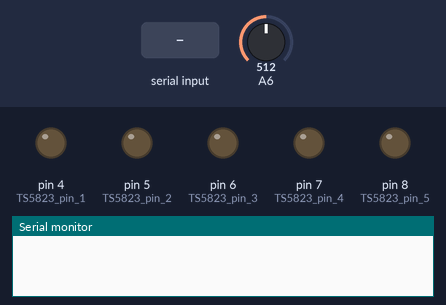
Simulated run of this sketch. Board: Arduino Nano, built with avr-gcc and run on an emulated ATmega328P. Parts: output pins drawn as LEDs (lit = HIGH), the last lines printed to the serial monitor. Inputs (shaded band) come from the test bench; at power-on: A6 = 512.

Above: at 1.2 s.
1.3 s: "]\n" received over Serial
At 4.7 s:
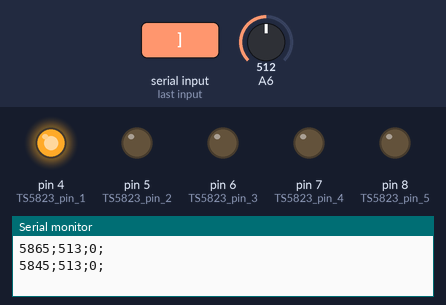
At 5.8 s:
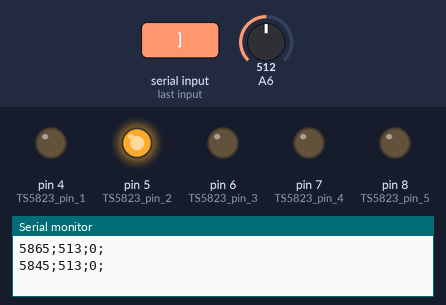
Timing chart, 0 to 23.3 s (numbered marks = the images above; inputs shaded):
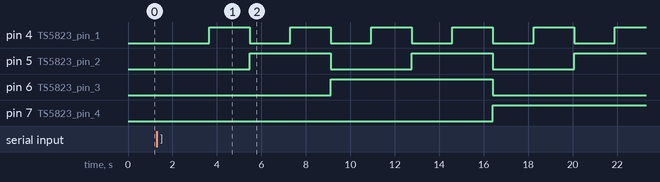

Measured:
- after the input at 1.3 s, pin 4 (TS5823_pin_1): alternates HIGH for 1.8 s and LOW for 1.8 s, starting after 2.3 s; pin 5 (TS5823_pin_2): alternates HIGH for 3.6 s and LOW for 3.6 s, starting after 4.2 s; pin 6 (TS5823_pin_3): LOW → HIGH after 7.8 s, → LOW 7.3 s later; pin 7 (TS5823_pin_4): LOW → HIGH after 15.1 s

The sketch:

ver1.ino
```cpp
#define TS5823_pin_1 4
#define TS5823_pin_2 5
#define TS5823_pin_3 6
#define TS5823_pin_4 7
#define TS5823_pin_5 8

boolean isSweep = false;
boolean sweep_tmp = false;
uint8_t TS5823_frch = 1; //1-32
uint16_t TS5823_frequency_MHz;

String SERIAL_data = "";
boolean SERIAL_isDataReady = false;

//================================== TIMEMACHINE =================================================================
uint32_t TIMEMACHINE_prev_311ms = 0L;
uint32_t TIMEMACHINE_prev_101ms = 0L;

void setup() {
  TS5823_init();
  //  BUTTON_init();
  Serial.begin(57600);
  analogReference(DEFAULT); // 5v
}

void loop() {
  TIMEMACHINE_loop();
}

void serialEvent() {
  while (Serial.available()) {
    char inChar = (char)Serial.read();

    if (inChar == '[') {
      SERIAL_data = "";
      //SERIAL_isDataReady = false;
    }
    else if (inChar == ']') {
      SERIAL_isDataReady = true;
    }
    else {
      SERIAL_data += inChar;
      //SERIAL_isDataReady = false;
    }
  }
}
```

INTERFACE.ino
```cpp
/*
void BUTTON_init() {
  pinMode(BTN_step, INPUT_PULLUP);
  pinMode(LED_pin, OUTPUT);
}

void BUTTON_check() {
  boolean button_state;
  uint32_t  currMillis = millis();
  //BTN STEP
  button_state = digitalRead(BTN_step);
  if (!button_state) {
    if ((currMillis - INTERFACE_action_prev_ms) > 503L) {
      INTERFACE_action_prev_ms = currMillis;
      ADF4351_step_next();
    }
  }
}
*/
```

SERIAL.ino
```cpp
void SERIAL_processData() {
  if (SERIAL_isDataReady) {

    TS5823_startSweep();

    //ready to get new data
    SERIAL_data = "";
    SERIAL_isDataReady = false;
  }
}
```

TIMEMACHINE.ino
```cpp
void TIMEMACHINE_loop() {
  uint32_t  TIMEMACHINE_currMillis = millis();
  if ((TIMEMACHINE_currMillis - TIMEMACHINE_prev_311ms) > 911L) {
    TIMEMACHINE_311ms();
    TIMEMACHINE_prev_311ms = TIMEMACHINE_currMillis;
  }
  if ((TIMEMACHINE_currMillis - TIMEMACHINE_prev_101ms) > 101L) {
    TIMEMACHINE_101ms();
    TIMEMACHINE_prev_101ms = TIMEMACHINE_currMillis;
  }
}

void TIMEMACHINE_311ms() {
   SERIAL_processData();
    TS5823_sweep();
}

void TIMEMACHINE_101ms() {

}
```

TS5823.ino
```cpp
void TS5823_init() {
  pinMode(TS5823_pin_1, OUTPUT);
  pinMode(TS5823_pin_2, OUTPUT);
  pinMode(TS5823_pin_3, OUTPUT);
  pinMode(TS5823_pin_4, OUTPUT);
  pinMode(TS5823_pin_5, OUTPUT);
}

void TS5823_startSweep() {
  isSweep = true;
  sweep_tmp = true;
  TS5823_frch = 1;
}

void TS5823_set_FR1() { //A
  digitalWrite(TS5823_pin_4, LOW); //ON switch
  digitalWrite(TS5823_pin_5, LOW); //ON switch
}
void TS5823_set_FR2() { //B
  digitalWrite(TS5823_pin_4, HIGH); //OFF switch
  digitalWrite(TS5823_pin_5, LOW); //ON switch
}
void TS5823_set_FR3() { //E
  digitalWrite(TS5823_pin_4, LOW); //ON switch
  digitalWrite(TS5823_pin_5, HIGH); //OFF switch
}
void TS5823_set_FR4() { //F
  digitalWrite(TS5823_pin_4, HIGH); //OFF switch
  digitalWrite(TS5823_pin_5, HIGH); //OFF switch
}

void TS5823_set_CH1() {
  digitalWrite(TS5823_pin_1, LOW); //ON switch
  digitalWrite(TS5823_pin_2, LOW); //ON switch
  digitalWrite(TS5823_pin_3, LOW); //ON switch
}
void TS5823_set_CH2() {
  digitalWrite(TS5823_pin_1, HIGH); //OFF switch
  digitalWrite(TS5823_pin_2, LOW); //ON switch
  digitalWrite(TS5823_pin_3, LOW); //ON switch
}
void TS5823_set_CH3() {
  digitalWrite(TS5823_pin_1, LOW); //ON switch
  digitalWrite(TS5823_pin_2, HIGH); //OFF switch
  digitalWrite(TS5823_pin_3, LOW); //ON switch
}
void TS5823_set_CH4() {
  digitalWrite(TS5823_pin_1, HIGH); //OFF switch
  digitalWrite(TS5823_pin_2, HIGH); //OFF switch
  digitalWrite(TS5823_pin_3, LOW); //ON switch
}
void TS5823_set_CH5() {
  digitalWrite(TS5823_pin_1, LOW); //ON switch
  digitalWrite(TS5823_pin_2, LOW); //ON switch
  digitalWrite(TS5823_pin_3, HIGH); //OFF switch
}
void TS5823_set_CH6() {
  digitalWrite(TS5823_pin_1, HIGH); //OFF switch
  digitalWrite(TS5823_pin_2, LOW); //ON switch
  digitalWrite(TS5823_pin_3, HIGH); //OFF switch
}
void TS5823_set_CH7() {
  digitalWrite(TS5823_pin_1, LOW); //ON switch
  digitalWrite(TS5823_pin_2, HIGH); //OFF switch
  digitalWrite(TS5823_pin_3, HIGH); //OFF switch
}
void TS5823_set_CH8() {
  digitalWrite(TS5823_pin_1, HIGH); //OFF switch
  digitalWrite(TS5823_pin_2, HIGH); //OFF switch
  digitalWrite(TS5823_pin_3, HIGH); //OFF switch
}

void TS5823_setNextFreq() {
  if (TS5823_frch == 1) {
    TS5823_set_FR1();
    TS5823_set_CH1();
    TS5823_frequency_MHz = 5865;
  }
  if (TS5823_frch == 2) {
    TS5823_set_FR1();
    TS5823_set_CH2();
    TS5823_frequency_MHz = 5845;
  }
  if (TS5823_frch == 3) {
    TS5823_set_FR1();
    TS5823_set_CH3();
    TS5823_frequency_MHz = 5825;
  }
  if (TS5823_frch == 4) {
    TS5823_set_FR1();
    TS5823_set_CH4();
    TS5823_frequency_MHz = 5805;
  }
  if (TS5823_frch == 5) {
    TS5823_set_FR1();
    TS5823_set_CH5();
    TS5823_frequency_MHz = 5785;
  }
  if (TS5823_frch == 6) {
    TS5823_set_FR1();
    TS5823_set_CH6();
    TS5823_frequency_MHz = 5765;
  }
  if (TS5823_frch == 7) {
    TS5823_set_FR1();
    TS5823_set_CH7();
    TS5823_frequency_MHz = 5745;
  }
  if (TS5823_frch == 8) {
    TS5823_set_FR1();
    TS5823_set_CH8();
    TS5823_frequency_MHz = 5725;
  }

  //FR2
  if (TS5823_frch == 9) {
    TS5823_set_FR2();
    TS5823_set_CH1();
    TS5823_frequency_MHz = 5733;
  }
  if (TS5823_frch == 10) {
    TS5823_set_FR2();
    TS5823_set_CH2();
    TS5823_frequency_MHz = 5752;
  }
  if (TS5823_frch == 11) {
    TS5823_set_FR2();
    TS5823_set_CH3();
    TS5823_frequency_MHz = 5771;
  }
  if (TS5823_frch == 12) {
    TS5823_set_FR2();
    TS5823_set_CH4();
    TS5823_frequency_MHz = 5790;
  }
  if (TS5823_frch == 13) {
    TS5823_set_FR2();
    TS5823_set_CH5();
    TS5823_frequency_MHz = 5809;
  }
  if (TS5823_frch == 14) {
    TS5823_set_FR2();
    TS5823_set_CH6();
    TS5823_frequency_MHz = 5828;
  }
  if (TS5823_frch == 15) {
    TS5823_set_FR2();
    TS5823_set_CH7();
    TS5823_frequency_MHz = 5847;
  }
  if (TS5823_frch == 16) {
    TS5823_set_FR2();
    TS5823_set_CH8();
    TS5823_frequency_MHz = 5866;
  }


  //FR3
  if (TS5823_frch == 17) {
    TS5823_set_FR3();
    TS5823_set_CH1();
    TS5823_frequency_MHz = 5705;
  }
  if (TS5823_frch == 18) {
    TS5823_set_FR3();
    TS5823_set_CH2();
    TS5823_frequency_MHz = 5685;
  }
  if (TS5823_frch == 19) {
    TS5823_set_FR3();
    TS5823_set_CH3();
    TS5823_frequency_MHz = 5665;
  }
  if (TS5823_frch == 20) {
    TS5823_set_FR3();
    TS5823_set_CH4();
    TS5823_frequency_MHz = 5645;
  }
  if (TS5823_frch == 21) {
    TS5823_set_FR3();
    TS5823_set_CH5();
    TS5823_frequency_MHz = 5885;
  }
  if (TS5823_frch == 22) {
    TS5823_set_FR3();
    TS5823_set_CH6();
    TS5823_frequency_MHz = 5905;
  }
  if (TS5823_frch == 23) {
    TS5823_set_FR3();
    TS5823_set_CH7();
    TS5823_frequency_MHz = 5925;
  }
  if (TS5823_frch == 24) {
    TS5823_set_FR3();
    TS5823_set_CH8();
    TS5823_frequency_MHz = 5945;
  }

  //FR4
  if (TS5823_frch == 25) {
    TS5823_set_FR4();
    TS5823_set_CH1();
    TS5823_frequency_MHz = 5740;
  }
  if (TS5823_frch == 26) {
    TS5823_set_FR4();
    TS5823_set_CH2();
    TS5823_frequency_MHz = 5760;
  }
  if (TS5823_frch == 27) {
    TS5823_set_FR4();
    TS5823_set_CH3();
    TS5823_frequency_MHz = 5780;
  }
  if (TS5823_frch == 28) {
    TS5823_set_FR4();
    TS5823_set_CH4();
    TS5823_frequency_MHz = 5800;
  }
  if (TS5823_frch == 29) {
    TS5823_set_FR4();
    TS5823_set_CH5();
    TS5823_frequency_MHz = 5820;
  }
  if (TS5823_frch == 30) {
    TS5823_set_FR4();
    TS5823_set_CH6();
    TS5823_frequency_MHz = 5840;
  }
  if (TS5823_frch == 31) {
    TS5823_set_FR4();
    TS5823_set_CH7();
    TS5823_frequency_MHz = 5860;
  }
  if (TS5823_frch == 32) {
    TS5823_set_FR4();
    TS5823_set_CH8();
    TS5823_frequency_MHz = 5880;
  }


  TS5823_frch++;
  if (TS5823_frch > 32) {
    isSweep = false;
  }
}

void TS5823_sweep() {
  if (isSweep) {
    if (sweep_tmp) {
      TS5823_setNextFreq();
      sweep_tmp = false;
    } else {
      Serial.print(TS5823_frequency_MHz, DEC); //MHz
      Serial.print(';');

      int ADC_in = 0;
      for (byte i = 0; i < 10; i++) {
        ADC_in += analogRead(A6);
      }
      ADC_in = 1.0 + ADC_in / 10.0;
      Serial.print(ADC_in, DEC);//0-1023
      Serial.print(';');

      Serial.print(0, DEC);//0-1023
      Serial.print(';');

      Serial.print("\r\n");
      sweep_tmp = true;
    }
  }


}
```
